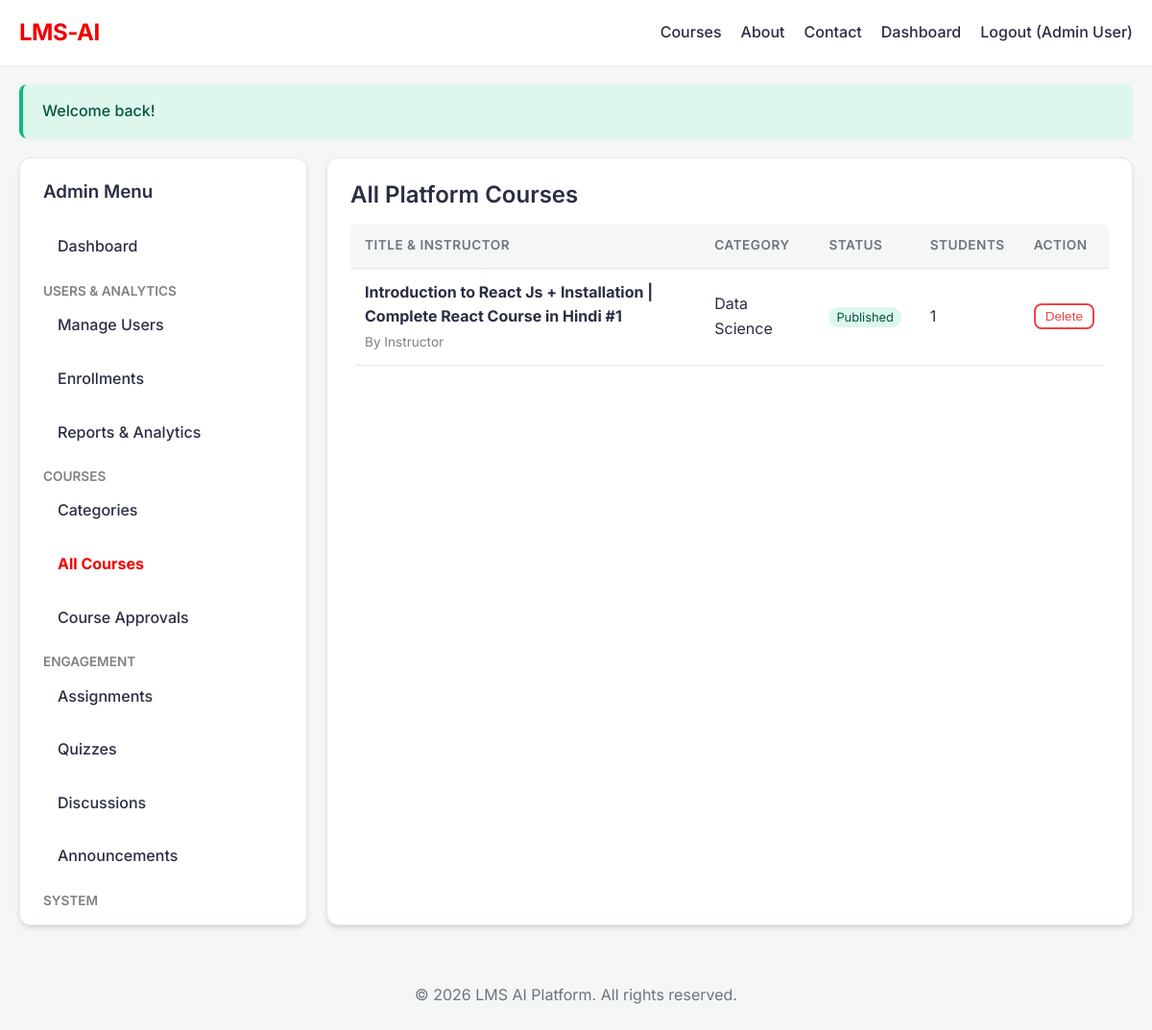
The page /admin/courses.php (signed in) on the database its author committed.
### tables this page shows
CREATE TABLE `courses` (
  `id` int(11) NOT NULL,
  `title` varchar(255) NOT NULL,
  `slug` varchar(255) NOT NULL,
  `description` text DEFAULT NULL,
  `price` decimal(10,2) DEFAULT 0.00,
  `difficulty` enum('Beginner','Intermediate','Advanced') DEFAULT 'Beginner',
  `image` varchar(255) DEFAULT 'default-course.jpg',
  `category_id` int(11) DEFAULT NULL,
  `instructor_id` int(11) DEFAULT NULL,
  `status` enum('Draft','Published') DEFAULT 'Draft',
  `created_at` timestamp NOT NULL DEFAULT current_timestamp(),
  `updated_at` timestamp NOT NULL DEFAULT current_timestamp() ON UPDATE current_timestamp()
);

CREATE TABLE `users` (
  `id` int(11) NOT NULL,
  `name` varchar(100) NOT NULL,
  `email` varchar(150) NOT NULL,
  `password` varchar(255) NOT NULL,
  `reset_token` varchar(100) DEFAULT NULL,
  `reset_token_expires` datetime DEFAULT NULL,
  `created_at` timestamp NOT NULL DEFAULT current_timestamp(),
  `updated_at` timestamp NOT NULL DEFAULT current_timestamp() ON UPDATE current_timestamp(),
  `reset_expires` datetime DEFAULT NULL
);

CREATE TABLE `categories` (
  `id` int(11) NOT NULL,
  `name` varchar(100) NOT NULL,
  `slug` varchar(100) NOT NULL,
  `created_at` timestamp NOT NULL DEFAULT current_timestamp()
);

### includes/functions.php (called while the page is built, shortened)
<?php
function h($string)
{
    return htmlspecialchars($string ?? '', ENT_QUOTES, 'UTF-8');
}

### admin/courses.php (the view, shortened to what this page needs)
<?php
require_once __DIR__ . '/../config/app.php';
$stmt = $pdo->query("
    SELECT c.*, u.name as instructor_name, cat.name as category_name,
    (SELECT COUNT(*) FROM enrollments WHERE course_id = c.id) as students
    FROM courses c
    LEFT JOIN users u ON c.instructor_id = u.id
    LEFT JOIN categories cat ON c.category_id = cat.id
    ORDER BY c.created_at DESC
");
$courses = $stmt->fetchAll();
require_once __DIR__ . '/../includes/header.php';
?>
<div style="display: flex; gap: 20px; flex-wrap: wrap;">
    <?php require_once __DIR__ . '/../includes/admin_sidebar.php'; ?>
    <div class="dashboard-content card" style="flex: 3; min-width: 300px; overflow-x: auto;">
        <h2>All Platform Courses</h2>
        <table style="width: 100%; min-width: 700px;">
            <thead>
                <tr>
                    <th>Title & Instructor</th>
                    <th>Category</th>
                    <th>Status</th>
                    <th>Students</th>
                    <th>Action</th>
                </tr>
            </thead>
            <tbody>
                <?php foreach ($courses as $c): ?>
                    <tr>
                        <td>
                            <strong><?= h($c['title']) ?></strong><br>
                            <span style="font-size: 0.85rem; color: gray;">By <?= h($c['instructor_name']) ?></span>
                        </td>
                        <td><?= h($c['category_name']) ?></td>
                        <td>
                            <span style="background: <?= $c['status'] === 'Published' ? '#def7ec' : '#fde8e8' ?>; color: <?= $c['status'] === 'Published' ? '#03543f' : '#9b1c1c' ?>; padding: 3px 8px; border-radius: 12px; font-size: 0.8rem;">
                                <?= h($c['status']) ?>
                            </span>
                        </td>
                        <td><?= h($c['students']) ?></td>
                        <td>
                            <form method="POST" action="courses.php" onsubmit="return confirm('Are you sure you want to delete this course entirely?');">
                                <button type="submit" class="btn btn-outline" style="color: var(--danger); border-color: var(--danger); padding: 4px 10px; font-size: 0.85rem;">Delete</button>
                            </form>
                        </td>
                    </tr>
                <?php endforeach; ?>
            </tbody>
        </table>
    </div>
</div>
<?php require_once __DIR__ . '/../includes/footer.php'; ?>

### css/style.css (style rules this page uses)
:root { --primary-color: #4361ee; --primary-hover: #3a56d4; --secondary-color: #ffffff; --bg-color: #f4f7f6; --text-main: #2b2d42; --text-muted: #6c757d; --border-color: #e2e8f0; --success: #10b981; --danger: #ef4444; --warning: #f59e0b; --shadow-sm: 0 1px 2px 0 rgba(0, 0, 0, 0.05); --shadow-md: 0 4px 6px -1px rgba(0, 0, 0, 0.1), 0 2px 4px -1px rgba(0, 0, 0, 0.06); --shadow-lg: 0 10px 15px -3px rgba(0, 0, 0, 0.1), 0 4px 6px -2px rgba(0, 0, 0, 0.05); --radius: 8px; --radius-lg: 12px; --transition: all 0.3s ease; }
* { box-sizing: border-box; margin: 0; padding: 0; }
body { font-family: 'Inter', sans-serif; background-color: var(--bg-color); color: var(--text-main); line-height: 1.6; font-size: 16px; transition: var(--transition); }
h1, h2, h3, h4, h5, h6 { font-weight: 600; line-height: 1.2; margin-bottom: 0.5rem; color: var(--text-main); }
.btn { padding: 10px 20px; border: none; border-radius: var(--radius); cursor: pointer; display: inline-block; font-weight: 500; text-align: center; transition: var(--transition); font-size: 0.95rem; }
.btn-outline { border: 2px solid var(--primary-color); color: var(--primary-color); background: transparent; }
.card { background: var(--secondary-color); padding: 24px; border-radius: var(--radius-lg); box-shadow: var(--shadow-md); margin-bottom: 20px; border: 1px solid var(--border-color); transition: var(--transition); }
table { width: 100%; border-collapse: collapse; margin-top: 15px; background: var(--secondary-color); border-radius: var(--radius); overflow: hidden; }
thead { background: var(--bg-color); }
th, td { padding: 12px 15px; text-align: left; border-bottom: 1px solid var(--border-color); }
th { font-weight: 600; color: var(--text-muted); font-size: 0.85rem; text-transform: uppercase; letter-spacing: 0.5px; }

### rows shown on the page
courses: title "Introduction to React Js + Installation | Complete React Course in Hindi #1", instructor.name "Instructor", category.name "Data Science", status "Published", students "1"

### other values the page prints
$_SESSION['user_name'] "Admin User"
$flash['message'] "Welcome back!"
